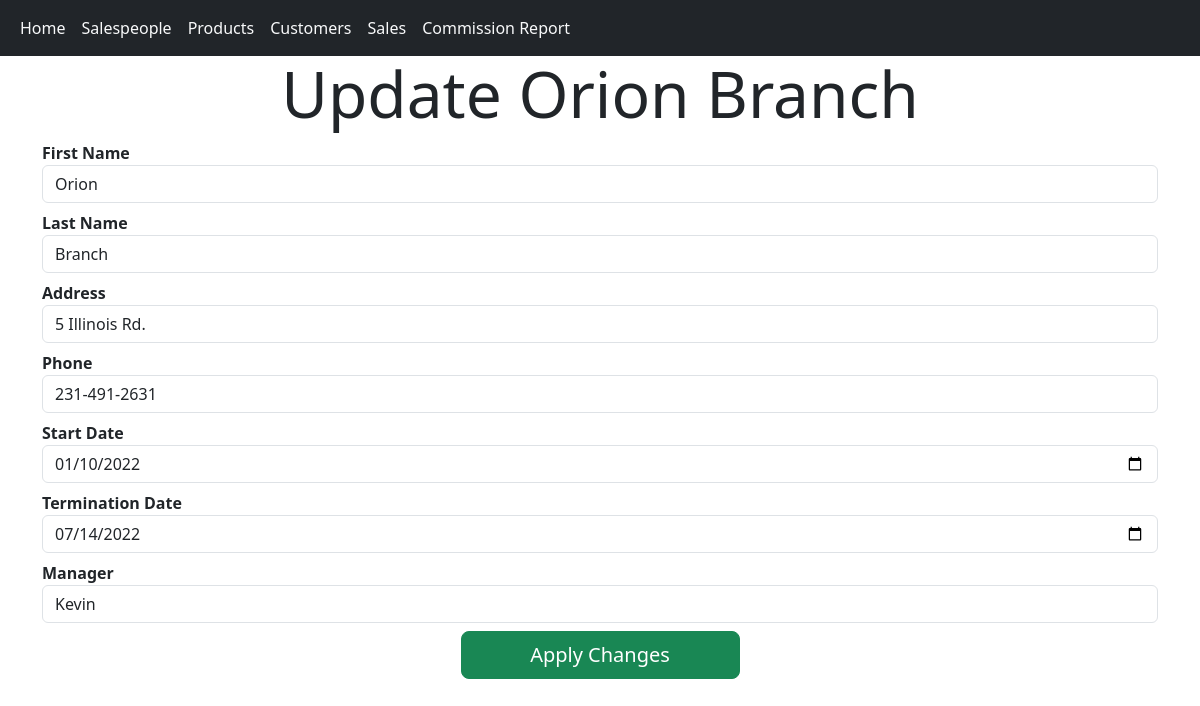
/salespeople/2, run on the app's committed database.
### bespoked_bikes_sales/models.py (models this page shows)
class Salesperson(db.Model):
    id: Mapped[int] = mapped_column(primary_key=True)
    first_name: Mapped[str] = mapped_column(String(20))
    last_name: Mapped[str] = mapped_column(String(20))
    address: Mapped[str] = mapped_column(String(50))
    phone: Mapped[str] = mapped_column(String(10))
    start_date: Mapped[date] = mapped_column()
    termination_date: Mapped[date] = mapped_column()
    manager: Mapped[str] = mapped_column(String(40))
    sales: Mapped[List["Sale"]] = relationship(back_populates="salesperson")

### bespoked_bikes_sales/routes.py (the view)
@app.route("/salespeople/<int:id>", methods=["GET", "POST"])
def update_salesperson(id):
    person = Salesperson.query.get_or_404(id)
    form = UpdateSalespersonForm()
    if request.method == "GET":
        form = UpdateSalespersonForm(obj=person, formdata=None)
    def validate_no_duplicate_salesperson(id, form, field):
        duplicate = db.session.execute(db.select(Salesperson).where(Salesperson.first_name == field.data).where(Salesperson.last_name == form.last_name.data)).scalar_one()
        if duplicate and duplicate.id != id:
            raise ValidationError("Already a salesperson with the same name!")
    if request.method == "POST":
        if len(form.first_name.validators) < 2:
            form.first_name.validators.append(partial(validate_no_duplicate_salesperson, id))
        else:
            form.first_name.validators[1] = partial(validate_no_duplicate_salesperson, id)
    if form.validate_on_submit():
        form.populate_obj(person)
        db.session.commit()
        return redirect("/salespeople")
    return render_template("update_salesperson.jinja", person=person, form=form)

### bespoked_bikes_sales/forms.py (shortened to what this page needs)
class UpdateSalespersonForm(FlaskForm):
    first_name = StringField("First Name", validators=[InputRequired()])
    last_name = StringField("Last Name", validators=[InputRequired()])
    address = StringField("Address", validators=[InputRequired()])
    phone = StringField("Phone", validators=[InputRequired()])
    start_date = DateField("Start Date", validators=[InputRequired()])
    termination_date = DateField("Termination Date", validators=[InputRequired()])
    manager = StringField("Manager", validators=[InputRequired()])

### bespoked_bikes_sales/templates/update_salesperson.jinja (shortened to what this page needs)
{% extends "base.jinja" %}
{% from "_formhelpers.jinja" import render_field %}
{% block body %}
<div class="container">
	<h1 class="display-3 text-center">{{ "Update {} {}".format(person.first_name, person.last_name) }}</h1>
	<form action="/salespeople/{{ person.id }}" method="POST">
		{{ render_field(form.first_name, value=form.first_name.data, class="form-control") }}
		{{ render_field(form.last_name, value=form.last_name.data, class="form-control") }}
		{{ render_field(form.address, value=form.address.data, class="form-control") }}
		{{ render_field(form.phone, value=form.phone.data, class="form-control") }}
		{{ render_field(form.start_date, value=form.start_date.data, class="form-control", type="date") }}
		{{ render_field(form.termination_date, value=form.termination_date.data, class="form-control") }}
		{{ render_field(form.manager, value=form.manager.data, class="form-control") }}
		<div class="d-grid gap-2 col-3 mx-auto">
			<button type="submit" class="btn btn-success btn-lg text-center">Apply Changes</button>
		</div>
	</form>
</div>
{% endblock body %}

### bespoked_bikes_sales/templates/_formhelpers.jinja (shortened to what this page needs)
{% macro render_field(field) %}
<dt>{{ field.label }}
<dd>{{ field(**kwargs)|safe }}
</dd>
{% endmacro %}

### data on the page
Salesperson: first_name+last_name "Update Orion Branch", first_name "Orion", last_name "Branch", address "5 Illinois Rd.", phone "231-491-2631", start_date "01/10/2022", termination_date "07/14/2022", manager "Kevin"

### other printed values
{{ field.label }} "First Name Last Name Address Phone Start Date Termination Date Manager"
